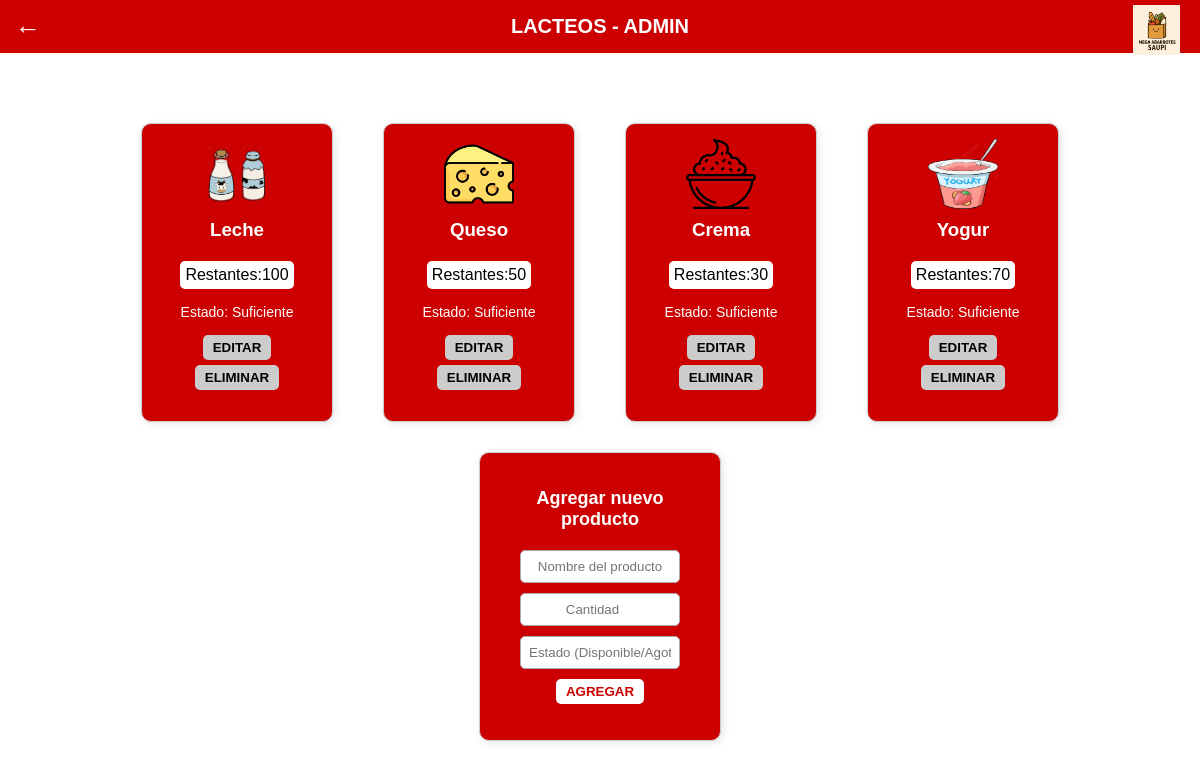
The page /lacteos.php on the database its author committed.
### tables this page shows
CREATE TABLE `lacteos` (
  `id` int(11) NOT NULL,
  `nombre` varchar(50) NOT NULL,
  `cantidad` int(11) NOT NULL DEFAULT 0,
  `estado` varchar(30) NOT NULL
);

### lacteos.php (the view, shortened to what this page needs)
<?php
include "config/conexion.php";
$title = "LACTEOS - ADMIN";
$backLink = "inicio_admin.php";
include "views/header.php";
?>
<link rel="stylesheet" href="assets/css/style.css">
<div class="container">
  <?php
  $sql = "SELECT * FROM lacteos";
  $result = $conn->query($sql);
  while ($row = $result->fetch_assoc()) { ?>
<div class="card-product" id="card-<?php echo $row['id']; ?>">
  <img src="assets/images/<?php echo strtolower($row['nombre']); ?>.png" alt="<?php echo $row['nombre']; ?>">
  <h3 class="nombre"><?php echo $row['nombre']; ?></h3>
  <div class="input-box">
    <label>Restantes:</label>
    <span class="cantidad"><?php echo $row['cantidad']; ?></span>
  </div>
  <div class="estado">Estado: <span class="estado-text"><?php echo $row['estado']; ?></span></div>
  <button class="editar-btn" onclick="toggleEdit(<?php echo $row['id']; ?>)">EDITAR</button>
  <form method="POST" action="controllers/eliminar.php" style="display:inline-block;">
    <button type="submit" class="eliminar">ELIMINAR</button>
  </form>
</div>
  <?php } ?>
</div>
<div class="form-agregar card-product">
  <h2>Agregar nuevo producto</h2>
  <form action="controllers/agregar.php" method="POST">
    <input type="text" name="nombre" placeholder="Nombre del producto" required>
    <input type="number" name="cantidad" placeholder="Cantidad" required>
    <input type="text" name="estado" placeholder="Estado (Disponible/Agotado)" required>
    <button type="submit" class="btn-agregar">AGREGAR</button>
  </form>
</div>

### views/header.php
<header>
  <?php if (isset($backLink)) { ?>
    <a href="<?php echo $backLink; ?>" class="back">&#8592;</a>
  <?php } ?>
  <?php echo $title; ?>
  <img src="assets/images/logo.png" alt="Logo">
</header>

### assets/css/style.css (style rules this page uses)
header { background-color: #c00; color: white; padding: 15px; text-align: center; font-weight: bold; font-size: 20px; position: relative; }
header img { position: absolute; right: 20px; top: 5px; height: 50px; }
header .back { position: absolute; left: 15px; top: 10px; font-size: 26px; cursor: pointer; text-decoration: none; color: white; }
.container { display: flex; flex-wrap: wrap; justify-content: center; gap: 30px; margin-top: 60px; }
.card-product { background-color: #c00; border-radius: 8px; width: 160px; padding: 15px; color: white; text-align: center; }
.card-product img { width: 70px; height: 70px; }
.card-product h3 { margin: 10px 0; }
.input-box { background: white; color: black; border-radius: 5px; padding: 5px; margin: 10px 0; display: flex; align-items: center; justify-content: space-between; }
.estado { font-size: 14px; margin: 5px 0 10px; }
.eliminar { background: white; color: #c00; font-weight: bold; border: none; padding: 5px; border-radius: 4px; cursor: pointer; }
.editar-btn { background: white; color: #c00; font-weight: bold; border: none; padding: 5px; border-radius: 4px; cursor: pointer; }
.card-product { display: flex; flex-direction: column; align-items: center; text-align: center; padding: 15px; margin: 10px; border: 1px solid #ccc; border-radius: 10px; box-shadow: 2px 2px 8px rgba(0,0,0,0.1); }
.card-product button { margin: 5px 5px 0 5px; padding: 5px 10px; border: none; border-radius: 5px; cursor: pointer; }
.form-agregar { background-color: #c00; color: white; border-radius: 10px; padding: 20px; width: 200px; text-align: center; margin: 20px auto; box-shadow: 2px 2px 8px rgba(0,0,0,0.1); }
.form-agregar h2 { margin-bottom: 15px; font-size: 18px; }
.form-agregar input { width: 80%; padding: 8px; margin: 5px 0; border-radius: 5px; border: 1px solid #aaa; text-align: center; }
.btn-agregar { margin-top: 10px; padding: 8px 15px; background-color: white; color: #c00; font-weight: bold; border: none; border-radius: 5px; cursor: pointer; transition: background 0.2s ease; }
.editar-btn, .eliminar, .btn-volver { background-color: #ccc; color: #000; font-weight: bold; border: none; padding: 8px 15px; border-radius: 6px; cursor: pointer; text-decoration: none; margin: 0 5px; display: inline-block; transition: background 0.3s ease, color 0.3s ease; }

### rows shown on the page
lacteos: shows a picture, nombre "Leche", cantidad "100", estado "Suficiente"
lacteos: shows a picture, nombre "Queso", cantidad "50", estado "Suficiente"
lacteos: shows a picture, nombre "Crema", cantidad "30", estado "Suficiente"
lacteos: shows a picture, nombre "Yogur", cantidad "70", estado "Suficiente"

### other values the page prints
$title "LACTEOS - ADMIN"
